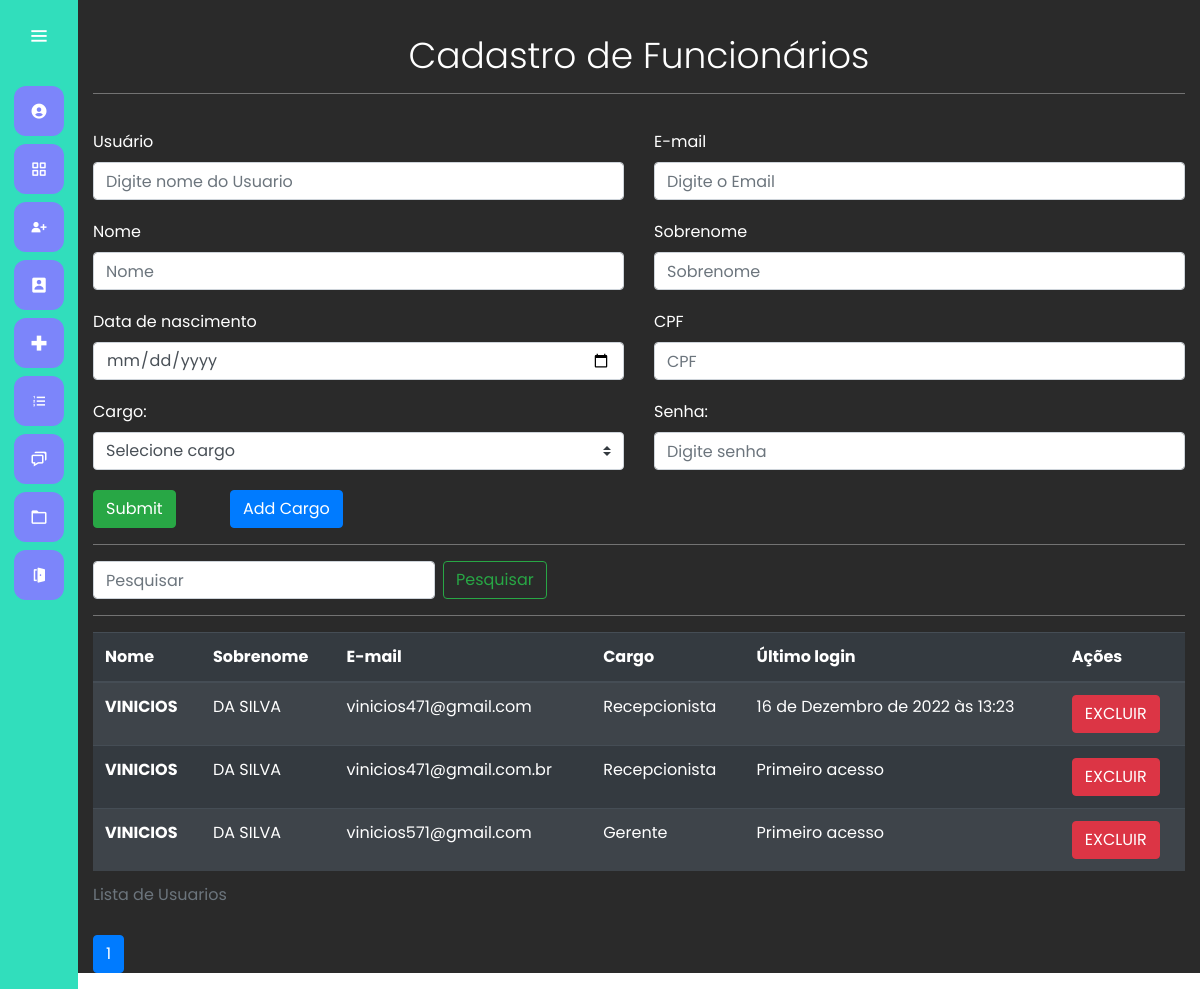
The app's page /cadastrar_usuario/, older data.
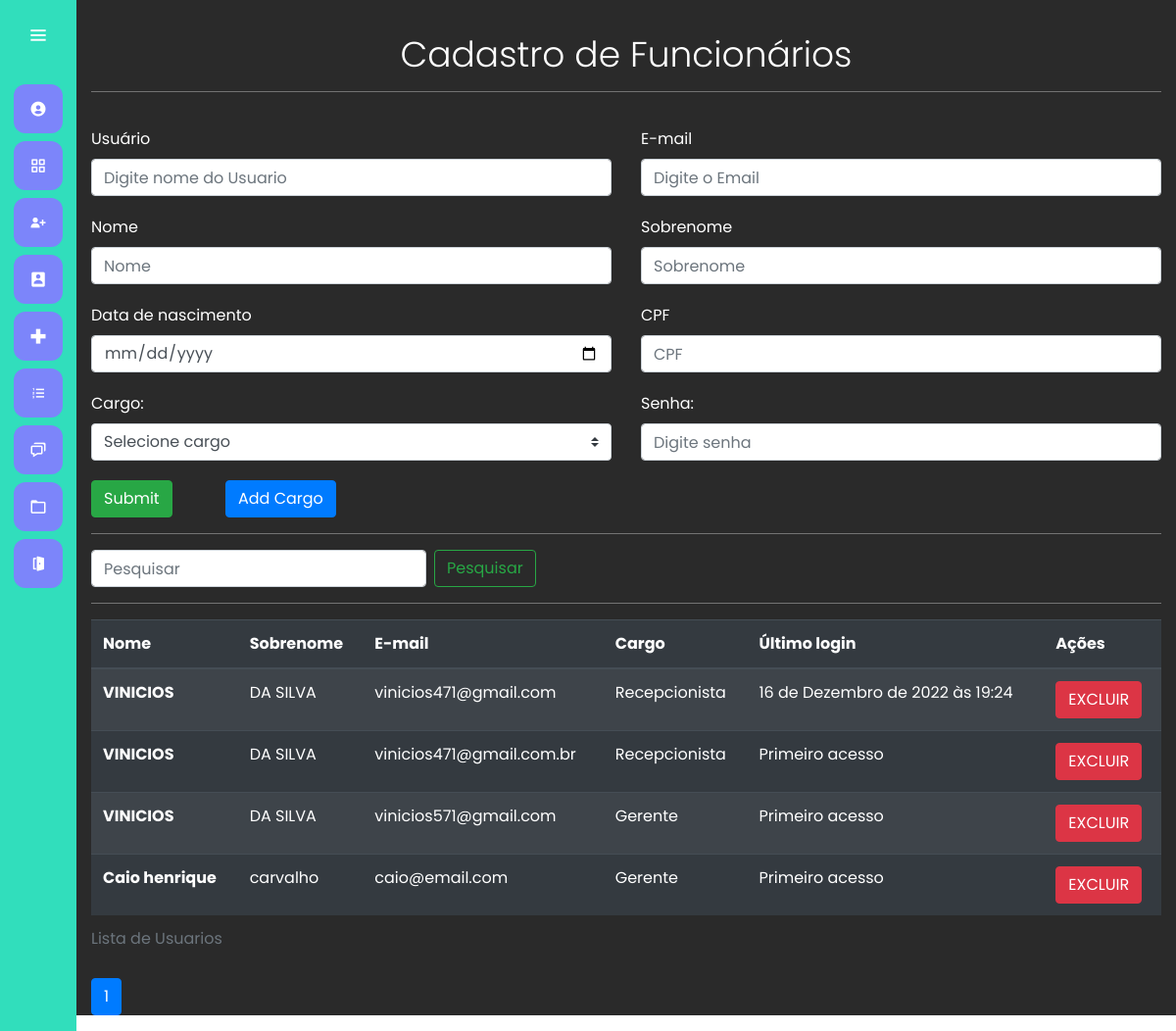
The same page, newer data.
### users/models.py (models this page shows)
class Users(AbstractUser):
    cargo = models.ForeignKey(Cargo, on_delete=models.CASCADE, null=True)
    cpf = models.CharField(max_length=12, blank=True)
    data_nascimento = models.DateField(blank=True, null=True)

class Cargo(models.Model):
    nome = models.CharField(max_length=50)
    def __str__(self) -> str:
        return self.nome

### users/views.py (the view, shortened to what this page needs)
# urls.py: path('cadastrar_usuario/', views.cadastro_usuario, name="cadastrar_usuario"),
@has_permission_decorator('cadastrar_recepcionista')
def cadastro_usuario(request):
    if request.method == 'GET':
        cargo = Cargo.objects.all()
        users = Users.objects.all()
        if request.GET.get('termo'):
            termo = request.GET.get('termo')
            print(termo)
            users = Users.objects.filter(Q(username__icontains=termo)|Q(email__icontains=termo)|Q(first_name__icontains=termo))
            return render(request, 'cadastro_usuario.html', {'users': users})
        else:
                users = Users.objects.order_by('-first_name')
        users = Users.objects.all()
        paginator = Paginator(users, 5)
        page = request.GET.get('page')
        users = paginator.get_page(page)
        return render(request, 'cadastro_usuario.html', {'users': users, 'cargo':cargo})

### users/templates/cadastro_usuario.html (shortened to what this page needs)
{% extends 'base.html' %}
{% load bootstrap4 %}
{% load static %}
{% block 'head' %}
    <link rel="stylesheet" href="{% static 'cadastro/css/cadastro_usuarios.css' %}">
{% endblock %}
{% block 'dashboard'%}
    <div class="container container-cadastro">
    <br>
    <h1 class="display-4">Cadastro de Funcionários </h1>
    <hr class="bg-hr">
        <form class="" action="{% url 'cadastrar_usuario' %}" method="POST">{% csrf_token %}
            <div class="row">
                <div class="col-md">
                    <label class="mr-sm-2">Usuário</label>
                    <input type="text" placeholder="Digite nome do Usuario" name="usuario" class="form-control" value="{{request.POST.nome}}">
                </div>
                <div class="col-md">
                    <label for="email" class="mr-sm-2">E-mail</label>
                    <input type="email" placeholder="Digite o Email" name="email" class="form-control">
                </div>
            </div>
            <div class="row">
                <div class="col-md">
                    <label class="mr-sm-2">Nome</label>
                    <input type="text" placeholder="Nome" name="nome" class="form-control">
                </div>
                <div class="col-md">
                    <label for="Sobrenome" class="mr-sm-2">Sobrenome</label>
                    <input type="text" placeholder="Sobrenome" name="sobrenome" class="form-control">
                </div>
            </div>
            <div class="row">
                <div class="col-md">
                    <label class="mr-sm-2">Data de nascimento</label>
                    <input type="date" placeholder="" name="data_nascimento" class="form-control">
                </div>
                <div class="col-md">
                    <label for="Sobrenome" class="mr-sm-2">CPF</label>
                    <input oninput="mascara(this)" type="text" class="form-control" name="cpf" placeholder="CPF">
                </div>
            </div>
            <div class="row">
                <div class="col-md">
                    <label class="mr-sm-2">Cargo:</label>
                    <select class="browser-default custom-select" name="cargo">
                        <option selected>Selecione cargo</option>
                      </select>
                </div>
                <div class="col-md">
                    <label for="pwd">Senha:</label>
                    <input type="password" placeholder="Digite senha" name="senha" class="form-control">
                </div>
            </div>
                <div class="botao">
                    <input type="submit" class="btn btn-success" style="margin-right:50px ;">
                    <button type="button" class="btn btn-primary" data-toggle="modal" data-target="#modalExemplo" style="margin-right:50px ;">
                        Add Cargo
                    </button>
                </div>
        </form>
        <hr class="bg-hr">
            <form class="form-inline my-2 my-lg-0 filtrar" action="{% url 'cadastrar_usuario' %}">{% csrf_token %}
                <input class="form-control mr-sm-2" type="" placeholder="Pesquisar" aria-label="Pesquisar" name="termo">
                <button class="btn btn-outline-success my-2 my-sm-0" type="submit">Pesquisar</button>
            </form>
        <hr class="bg-hr">
        <table class="table table-striped table-dark">
            <caption>Lista de Usuarios</caption>
            <thead>
                <tr>
                    <th scope="col">Nome</th>
                    <th scope="col">Sobrenome</th>
                    <th scope="col">E-mail</th>
                    <th scope="col">Cargo</th>
                    <th scope="col">Último login</th>
                    <th scope="col">Ações</th>
                </tr>
            </thead>
            <tbody>
                {% for user in users %}
                    <tr>
                        <th>{{user.first_name}}</th>
                        <td>{{user.last_name}}</td>
                        <td>{{user.email}}</td>
                        <td>{{user.cargo}}</td>
                        <td>{% if not user.last_login %}
                                Primeiro acesso
                            {% else %}
                                {{user.last_login}}
                            {% endif %}
                        </td>
                        <td>
                            <a href="{% url 'excluir_usuario' user.id%}"
                            onclick="return confirm('Deseja mesmo excluir o Funcionario {{user.first_name}}');" class="btn btn-danger">EXCLUIR</a>
                        </td>
                    </tr>
                {% endfor %}
            </tbody>
            </table>
     {%include 'modulos/_paginacao_nav.html'%}
    </div>
{% endblock %}

### templates/base.html (shortened to what this page needs)
{% load bootstrap4 %}
{% load static %}
<!doctype html>
<html lang="pt-BR">
  <head>
    {% bootstrap_css %}
    <link rel="stylesheet" href="{% static 'general/css/base.css' %}">
    <link rel="stylesheet" href="{% static 'general/css/general.css' %}">
    <link href='https://unpkg.com/boxicons@2.0.7/css/boxicons.min.css' rel='stylesheet'>
    {% block 'head' %}{% endblock %}
  </head>
  <body>
    <div class="sidebar">
        <div class="logo-details">
            <i class='bx bx-menu' id="btn" ></i>
        </div>
        <ul class="nav-list">
          <li>
            <a href="#">
              <i class='bx bxs-user-circle' ></i>
            </a>
          </li>
          <li>
            <a href="{% url 'plataforma' %}">
              <i class='bx bx-grid-alt'></i>
            </a>
          </li>
        <li>
          <a href="{% url 'cadastrar_paciente' %}">
            <i class='bx bxs-user-plus'></i>
          </a>
        </li>
        <li>
          <a href="{% url 'cadastra_medico' %}">
            <i class='bx bxs-user-rectangle'></i>
          </a>
        </li>
        <li>
          <a href="{% url 'cadastrar_consulta' %}">
            <i class='bx bx-plus-medical'></i>
          </a>
        </li>
        <li>
            <a href="{% url 'listar_consultas' %}">
            <i class='bx bx-list-ol'></i>
          </a>
        </li>
        <li>
          <a href="#">
            <i class='bx bx-chat' ></i>
          </a>
        </li>
        <li>
          <a href="{% url 'agenda' %}">
            <i class='bx bx-folder' ></i>
          </a>
        </li>
        <li>
          <a href="{% url 'logout' %}">
            <i class='bx bxs-door-open'></i>
          </a>
        </li>
        </ul>
      </div>
      <section class="home-section">
          {% block 'dashboard'%}
          {% endblock %}
      </section>
  </body>
</html>

### templates/modulos/_paginacao_nav.html (shortened to what this page needs)
{% if consultas %}
    <nav aria-label="Navegação de página exemplo">
        <ul class="pagination">
            {%for pagina in consultas.paginator.page_range %}
            {% if consultas.number == pagina %}
                <li class="page-item active"><a class="page-link" href="?page={{pagina}}&termo={{request.GET.termo}}">{{pagina}}</a></li>
            {%else%}
                <li class="page-item"><a class="page-link" href="?page={{pagina}}&termo={{request.GET.termo}}">{{pagina}}</a></li>
            {% endif %}
            {%endfor%}
        </ul>
    </nav>
{% elif  users %}
    <nav aria-label="Navegação de página exemplo">
        <ul class="pagination">
            {%for pagina in  users.paginator.page_range %}
            {% if  users.number == pagina %}
            <li class="page-item active"><a class="page-link" href="?page={{pagina}}&termo={{request.GET.termo}}">{{pagina}}</a></li>
        {%else%}
            <li class="page-item"><a class="page-link" href="?page={{pagina}}&termo={{request.GET.termo}}">{{pagina}}</a></li>
        {% endif %}
            {%endfor%}
        </ul>
    </nav>
{% endif %}

### templates/static/general/css/base.css (style rules this page uses)
* { margin: 0; padding: 0; box-sizing: border-box; font-family: "Poppins" , sans-serif; }
label { font-size: 32; }
.sidebar { position: fixed; left: 0; top: 0; height: 100%; width: 78px; background: var(--dark-color); padding: 6px 14px; z-index: 99; transition: all 0.5s ease; }
.sidebar .logo-details { height: 60px; display: flex; align-items: center; position: relative; }
.sidebar .logo-details #btn { position: absolute; top: 50%; right: 0; transform: translateY(-50%); font-size: 22px; transition: all 0.4s ease; font-size: 23px; text-align: center; cursor: pointer; transition: all 0.5s ease; }
.sidebar i { color: #fff; height: 60px; min-width: 50px; font-size: 28px; text-align: center; line-height: 60px; }
.sidebar .nav-list { margin-top: 20px; height: 100%; }
.sidebar li { position: relative; margin: 8px 0; list-style: none; }
.sidebar li a { display: flex; height: 100%; width: 100%; border-radius: 12px; align-items: center; text-decoration: none; transition: all 0.4s ease; background: var(--main-color); }
.sidebar li i { height: 50px; line-height: 50px; font-size: 18px; border-radius: 12px; }
.home-section { position: relative; min-height: 100vh; top: 0; left: 78px; color: white; width: calc(100% - 78px); transition: all 0.5s ease; z-index: 2; }

### templates/static/general/css/general.css (style rules this page uses)
:root { --main-color: #7C85FA; --dark-color: #31DEBC; --light-color: #98F542; --contrast-color: #DEAE31; --differential-color: #ff5938; }

### templates/static/cadastro/css/cadastro_usuarios.css (style rules this page uses)
.container-cadastro label { margin-top: 20px; }
.botao { margin-top: 20px; }
.home-section { background: #2A2A2A; }
.bg-hr { background-color: gray; }
.display-4 { margin-top: 10px; text-align: center; font-size: 36px; }
.filtrar { margin-bottom: 10px; }

Row changes from the older to the newer data that the page shows:
changed Users "vinicios471@gmail.com": last_login "16 de Dezembro de 2022 às 13:23" → "16 de Dezembro de 2022 às 19:24"
added Users: first_name "Caio henrique", last_name "carvalho", email "caio@email.com", cargo "Gerente", shows "Primeiro acesso"
